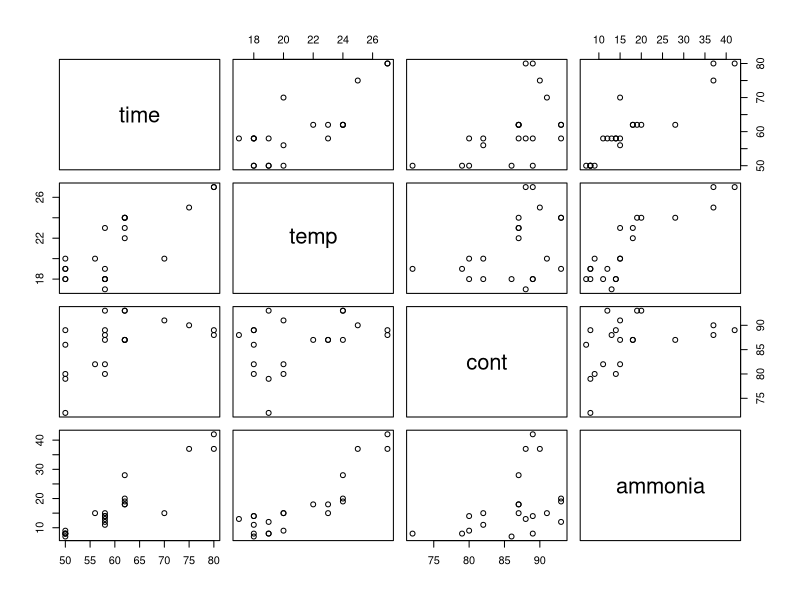
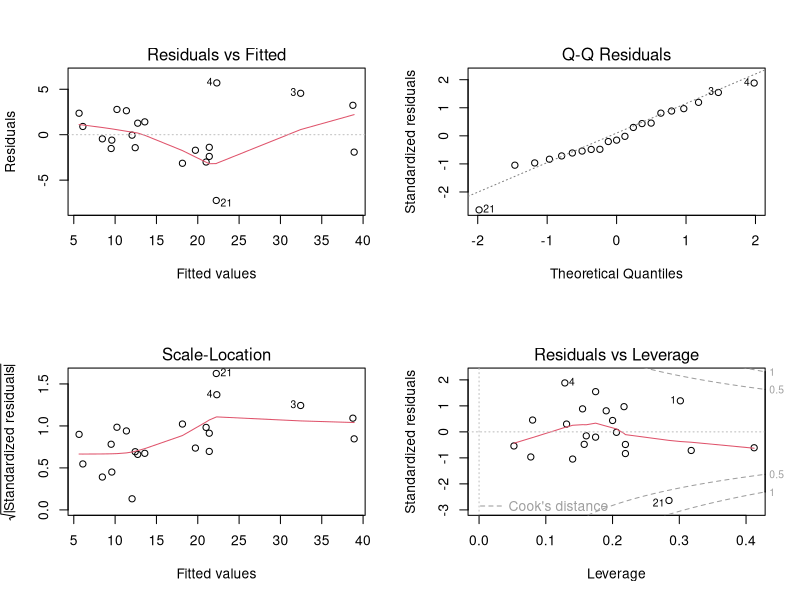
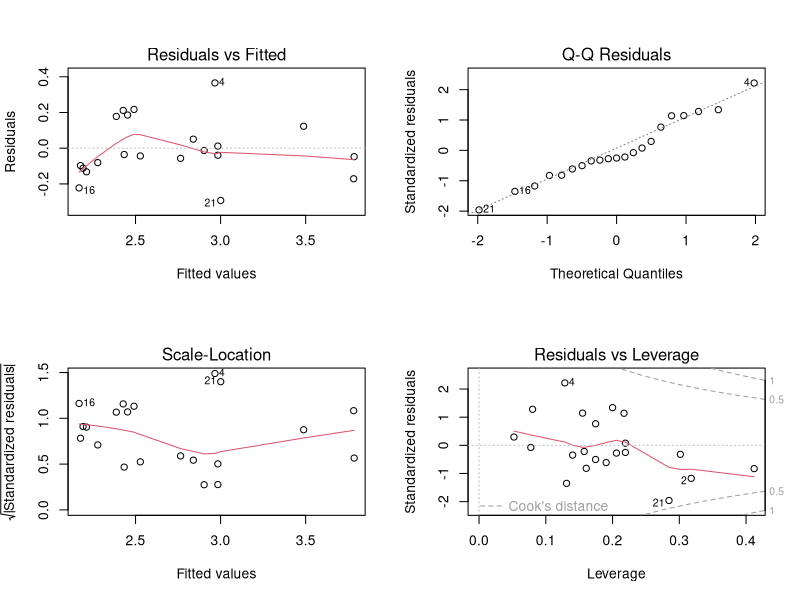
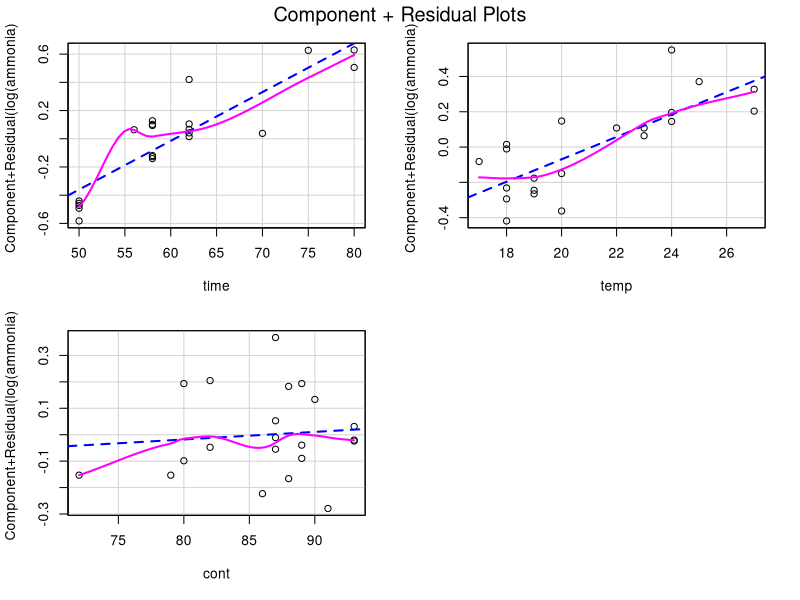
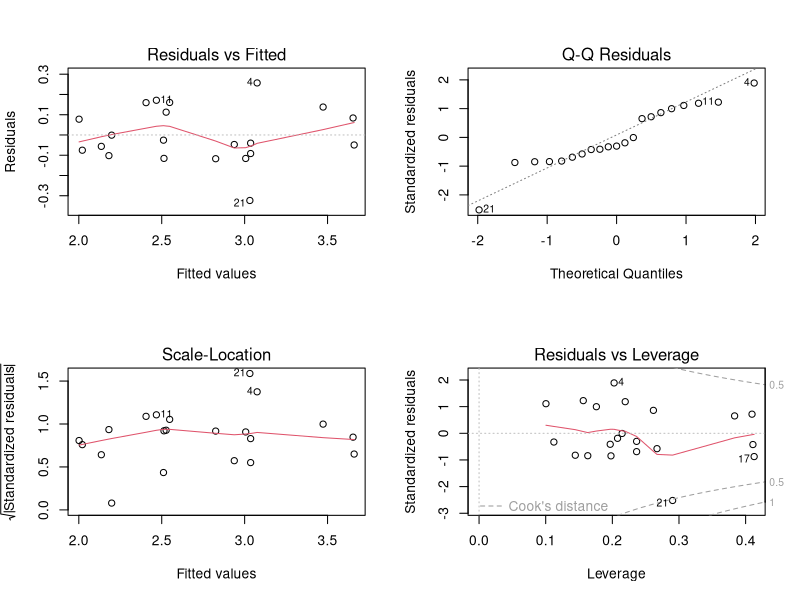

Here is the R script that generated these plots, in order:
## ---- chunk 1
#setting the working directory
setwd("~/Desktop/unsw/Projects/Amonia_analysis")

#loading the data
ammonia=read.csv("ammonia.csv")

#plotting the data in pairs
pairs(ammonia)
## ---- chunk 2
#creating linear model
model=lm(ammonia~time+temp+cont,data=ammonia)

#specifying position of plots
par(mfrow=c(2,2))

#plotting the model
plot(model)
## ---- chunk 3
#linear regression of transformed model
model_log = lm(log(ammonia)~time+temp+cont,data=ammonia)

#specifying position of plots
par(mfrow=c(2,2))

#plotting the model
plot(model_log)
## ---- chunk 4
#loeading the car package 
library(car)

#component + residual plots
crPlots(model_log)

## ---- chunk 5
ammonia$time2=ammonia$time^2
model_quadr=lm(log(ammonia)~time+time2+temp+cont,data=ammonia)
par(mfrow=c(2,2))
plot(model_quadr)
## ---- chunk 6
anova(model_quadr)
## ---- chunk 7
anova(model_quadr)
## ---- chunk 8
summary(model_quadr)
## ---- chunk 9
summary(model_quadr)
## ---- chunk 10
null_mod=lm(formula = log(ammonia) ~ 1, data = ammonia)
anova(null_mod,model_quadr)
